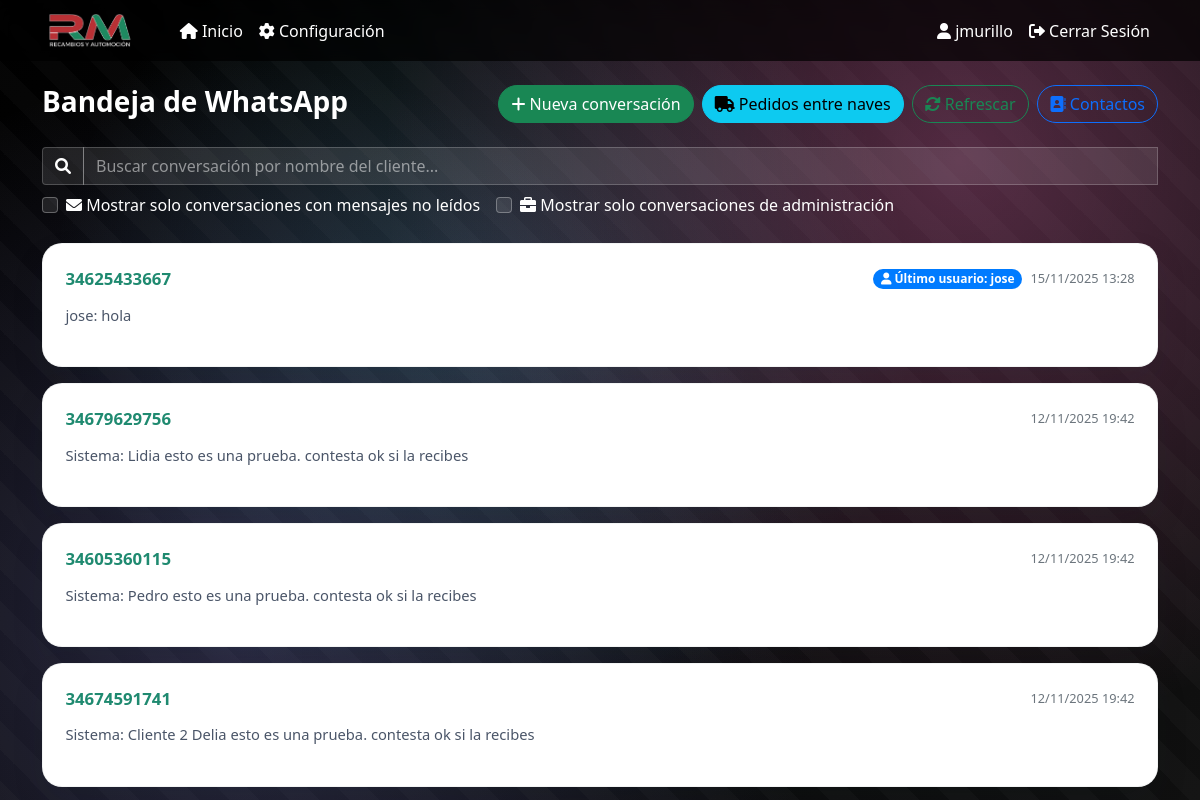
The app's page /whatsapp (signed in) with its own data.
### models.py (models this page shows, shortened)
class Usuario(db.Model, UserMixin):
    __tablename__ = 'usuario'
    id = db.Column(db.Integer, primary_key=True)
    username = db.Column(db.String(80), unique=True, nullable=False, index=True)
    password_hash = db.Column(db.String(255), nullable=False)
    activo = db.Column(db.Boolean, default=True)
    color = db.Column(db.String(7), default='#007bff')  # Color en formato hexadecimal
    created_at = db.Column(db.DateTime, default=datetime.utcnow)

class WhatsAppConversation(db.Model):
    __tablename__ = 'whatsapp_conversation'
    id = db.Column(db.Integer, primary_key=True)
    contact_number = db.Column(db.String(64), nullable=False, index=True)
    contact_name = db.Column(db.String(255))
    created_at = db.Column(db.DateTime, default=datetime.utcnow, nullable=False)
    updated_at = db.Column(db.DateTime, default=datetime.utcnow, onupdate=datetime.utcnow, nullable=False)
    anotaciones = db.Column(db.Text, nullable=True)  # Campo de texto para anotaciones
    tipo = db.Column(db.String(32), nullable=True, index=True)  # Tipo de conversación (ej: 'administracion')
    messages = db.relationship(
        'WhatsAppMessage',
        backref='conversation',
        lazy='dynamic',
        cascade='all, delete-orphan'
    )

class WhatsAppMessage(db.Model):
    __tablename__ = 'whatsapp_message'
    id = db.Column(db.Integer, primary_key=True)
    conversation_id = db.Column(db.Integer, db.ForeignKey('whatsapp_conversation.id'), nullable=False, index=True)
    sender_type = db.Column(db.String(32), nullable=False)  # 'customer' o 'agent'
    message_text = db.Column(db.Text, nullable=False)
    sent_at = db.Column(db.DateTime, default=datetime.utcnow, nullable=False, index=True)
    external_id = db.Column(db.String(128), index=True)
    is_read = db.Column(db.Boolean, default=True, nullable=False, index=True)
    media_type = db.Column(db.String(32))
    media_url = db.Column(db.String(500))
    usuario_id = db.Column(db.Integer, db.ForeignKey('usuario.id'), nullable=True)  # Usuario que envió el mensaje (si es agent)
    usuario = db.relationship('Usuario', backref='whatsapp_messages', lazy=True)

### app.py (the view)
@app.route('/whatsapp')
@login_required
def whatsapp_dashboard():
    last_message_subquery = db.session.query(
        WhatsAppMessage.conversation_id,
        func.max(WhatsAppMessage.sent_at).label('last_sent_at')
    ).group_by(WhatsAppMessage.conversation_id).subquery()
    conversaciones = db.session.query(WhatsAppConversation)\
        .outerjoin(
            last_message_subquery,
            WhatsAppConversation.id == last_message_subquery.c.conversation_id
        )\
        .order_by(
            func.coalesce(last_message_subquery.c.last_sent_at, WhatsAppConversation.updated_at).desc(),
            WhatsAppConversation.id.desc()
        )\
        .all()
    conversation_ids = [c.id for c in conversaciones]
    last_messages_dict = {}
    unread_counts_dict = {}
    last_agent_messages_dict = {}
    if conversation_ids:
        last_msg_subquery = db.session.query(
            WhatsAppMessage.conversation_id,
            func.max(WhatsAppMessage.sent_at).label('max_sent_at'),
            func.max(WhatsAppMessage.id).label('max_id')
        ).filter(
            WhatsAppMessage.conversation_id.in_(conversation_ids)
        ).group_by(WhatsAppMessage.conversation_id).subquery()
        last_msgs = db.session.query(WhatsAppMessage)\
            .join(
                last_msg_subquery,
                and_(
                    WhatsAppMessage.conversation_id == last_msg_subquery.c.conversation_id,
                    WhatsAppMessage.sent_at == last_msg_subquery.c.max_sent_at,
                    WhatsAppMessage.id == last_msg_subquery.c.max_id
                )
            )\
            .all()
        last_messages_dict = {msg.conversation_id: msg for msg in last_msgs}
        unread_results = db.session.query(
            WhatsAppMessage.conversation_id,
            func.count(WhatsAppMessage.id).label('unread')
        ).filter(
            WhatsAppMessage.conversation_id.in_(conversation_ids),
            WhatsAppMessage.sender_type == 'customer',
            WhatsAppMessage.is_read == False
        ).group_by(WhatsAppMessage.conversation_id).all()
        unread_counts_dict = {conv_id: count for conv_id, count in unread_results}
        last_agent_subquery = db.session.query(
            WhatsAppMessage.conversation_id,
            func.max(WhatsAppMessage.sent_at).label('max_sent_at'),
            func.max(WhatsAppMessage.id).label('max_id')
        ).filter(
            WhatsAppMessage.conversation_id.in_(conversation_ids),
            WhatsAppMessage.sender_type == 'agent'
        ).group_by(WhatsAppMessage.conversation_id).subquery()
        last_agents = db.session.query(WhatsAppMessage)\
            .options(joinedload(WhatsAppMessage.usuario))\
            .join(
                last_agent_subquery,
                and_(
                    WhatsAppMessage.conversation_id == last_agent_subquery.c.conversation_id,
                    WhatsAppMessage.sent_at == last_agent_subquery.c.max_sent_at,
                    WhatsAppMessage.id == last_agent_subquery.c.max_id
                )
            )\
            .all()
        last_agent_messages_dict = {msg.conversation_id: msg for msg in last_agents}
    for conv in conversaciones:
        conv._last_message = last_messages_dict.get(conv.id)
        conv._unread_count = unread_counts_dict.get(conv.id, 0)
        conv._last_agent_message = last_agent_messages_dict.get(conv.id)
    return render_template('whatsapp/index.html', conversaciones=conversaciones)

### templates/whatsapp/index.html (shortened to what this page needs)
{% extends "base.html" %}
{% block extra_head %}
<link rel="stylesheet" href="{{ url_for('static', filename='whatsapp.css') }}">
{% endblock %}
{% block content %}
<div class="d-flex justify-content-between align-items-center flex-wrap gap-3 mb-4 header-actions">
    <div>
        <h1 class="h3 mb-1 fw-bold">Bandeja de WhatsApp</h1>
    </div>
    <div class="d-flex gap-2 flex-wrap">
        <a href="{{ url_for('whatsapp_new_conversation') }}" class="btn btn-success">
            <i class="fas fa-plus"></i> Nueva conversación
        </a>
        <a href="{{ url_for('pedidos_entre_naves') }}" class="btn btn-info">
            <i class="fas fa-truck"></i> Pedidos entre naves
        </a>
        <button class="btn btn-outline-success" type="button" id="refresh-conversations">
            <i class="fas fa-sync-alt"></i> Refrescar
        </button>
        <button class="btn btn-outline-primary" type="button" data-bs-toggle="modal" data-bs-target="#contactsModal">
            <i class="fas fa-address-book"></i> Contactos
        </button>
    </div>
</div>
<div class="mb-3">
    <div class="input-group mb-2">
        <span class="input-group-text" style="background: rgba(255, 255, 255, 0.1); border: 1px solid rgba(255, 255, 255, 0.2); color: #fff;">
            <i class="fas fa-search"></i>
        </span>
        <input
            type="search"
            class="form-control"
            id="conversation-search"
            placeholder="Buscar conversación por nombre del cliente..."
            autocomplete="off"
            style="background: rgba(255, 255, 255, 0.1); border: 1px solid rgba(255, 255, 255, 0.2); color: #fff;"
        >
    </div>
    <div class="d-flex flex-wrap gap-3">
        <div class="form-check">
            <input
                class="form-check-input"
                type="checkbox"
                id="filter-unread"
                style="background: rgba(255, 255, 255, 0.1); border: 1px solid rgba(255, 255, 255, 0.3);"
            >
            <label class="form-check-label" for="filter-unread" style="color: #fff; cursor: pointer;">
                <i class="fas fa-envelope"></i> Mostrar solo conversaciones con mensajes no leídos
            </label>
        </div>
        <div class="form-check">
            <input
                class="form-check-input"
                type="checkbox"
                id="filter-administracion"
                style="background: rgba(255, 255, 255, 0.1); border: 1px solid rgba(255, 255, 255, 0.3);"
            >
            <label class="form-check-label" for="filter-administracion" style="color: #fff; cursor: pointer;">
                <i class="fas fa-briefcase"></i> Mostrar solo conversaciones de administración
            </label>
        </div>
    </div>
</div>
<div id="conversation-list-wrapper" class="{% if not conversaciones %}d-none{% endif %}">
    <div id="conversation-list" class="conversation-grid">
        {% for conversation in conversaciones %}
            {% set last = conversation._last_message %}
            {% set unread = conversation._unread_count %}
            <div class="conversation-tile-wrapper position-relative">
                <a class="conversation-tile" href="{{ url_for('whatsapp_conversation_detail', conversation_id=conversation.id) }}">
                    <div class="tile-header d-flex justify-content-between align-items-center">
                        <div class="d-flex align-items-center gap-2 flex-grow-1">
                            <div class="tile-name">{{ conversation.contact_name or conversation.contact_number|chat_display }}</div>
                        </div>
                        <div class="d-flex align-items-center gap-2">
                            {% set last_agent = conversation._last_agent_message %}
                            {% if last_agent and last_agent.usuario %}
                                <span class="badge" style="background-color: {{ last_agent.usuario.color or '#007bff' }}; color: white; font-size: 0.75rem;">
                                    <i class="fas fa-user"></i> Último usuario: {{ last_agent.usuario.username }}
                                </span>
                            {% endif %}
                            <div class="tile-meta">
                                {{ (conversation.updated_at | local_time).strftime("%d/%m/%Y %H:%M") if conversation.updated_at else "" }}
                            </div>
                        </div>
                    </div>
                    <div class="tile-snippet">
                        {% if last %}
                            {% if last.sender_type == 'agent' %}
                                {% if last.usuario %}
                                    {% set prefix = last.usuario.username ~ ':' %}
                                {% else %}
                                    {% set prefix = 'Sistema:' %}
                                {% endif %}
                            {% else %}
                                {% set prefix = (conversation.contact_name or conversation.contact_number|chat_display) ~ ':' %}
                            {% endif %}
                            {% if last.message_text %}
                                {{ prefix }} {{ last.message_text }}
                            {% elif last.media_type %}
                                {{ prefix }} [{{ last.media_type|title }}]
                            {% else %}
                                {{ prefix }} Mensaje
                            {% endif %}
                        {% else %}
                            Sin mensajes todavía
                        {% endif %}
                    </div>
                </a>
            </div>
        {% endfor %}
    </div>
</div>
{% endblock %}

### templates/base.html (shortened to what this page needs)
<!DOCTYPE html>
<html lang="es">
<head>
    <link href="https://cdn.jsdelivr.net/npm/bootstrap@5.1.3/dist/css/bootstrap.min.css" rel="stylesheet">
    <link href="https://cdnjs.cloudflare.com/ajax/libs/font-awesome/6.0.0/css/all.min.css" rel="stylesheet">
    {% block extra_head %}{% endblock %}
</head>
<body>
    <nav class="navbar navbar-expand-lg navbar-dark bg-dark">
        <div class="container">
            <a class="navbar-brand d-flex align-items-center" href="{{ url_for('panel') }}">
                <img src="{{ url_for('static', filename='logo_rm.png') }}" alt="Recambios RM" style="height: 35px; margin-right: 10px;">
            </a>
            <div class="collapse navbar-collapse" id="navbarNav">
                <ul class="navbar-nav me-auto">
                    <li class="nav-item">
                        <a class="nav-link {% if request.endpoint == 'panel' %}active{% endif %}" href="{{ url_for('panel') }}">
                            <i class="fas fa-home"></i> Inicio
                        </a>
                    </li>
                    {% if current_user.is_authenticated and current_user.username == 'jmurillo' %}
                    <li class="nav-item">
                        <a class="nav-link {% if request.endpoint == 'configuracion' %}active{% endif %}" href="{{ url_for('configuracion') }}">
                            <i class="fas fa-cog"></i> Configuración
                        </a>
                    </li>
                    {% endif %}
                </ul>
                <ul class="navbar-nav">
                    {% if current_user.is_authenticated %}
                    <li class="nav-item">
                        <span class="nav-link text-light">
                            <i class="fas fa-user"></i> {{ current_user.username }}
                        </span>
                    </li>
                    <li class="nav-item">
                        <a class="nav-link" href="{{ url_for('logout') }}">
                            <i class="fas fa-sign-out-alt"></i> Cerrar Sesión
                        </a>
                    </li>
                    {% else %}
                    <li class="nav-item">
                        <a class="nav-link" href="{{ url_for('login') }}">
                            <i class="fas fa-sign-in-alt"></i> Iniciar Sesión
                        </a>
                    </li>
                    {% endif %}
                </ul>
            </div>
        </div>
    </nav>
    <div class="container mt-4">
        {% block content %}{% endblock %}
    </div>
</body>
</html>

### records on screen
Usuario: username "jmurillo"
WhatsAppConversation: contact_name+contact_number "34625433667", updated_at "15/11/2025 13:28", prefix "jose:"
Usuario: usuario.username "jose"
WhatsAppMessage: message_text "hola"
WhatsAppConversation: contact_name+contact_number "34679629756", updated_at "12/11/2025 19:42", prefix "Sistema:"
WhatsAppMessage: message_text "Lidia esto es una prueba. contesta ok si la recibes"
WhatsAppConversation: contact_name+contact_number "34605360115", updated_at "12/11/2025 19:42", prefix "Sistema:"
WhatsAppMessage: message_text "Pedro esto es una prueba. contesta ok si la recibes"
WhatsAppConversation: contact_name+contact_number "34674591741", updated_at "12/11/2025 19:42", prefix "Sistema:"
WhatsAppMessage: message_text "Cliente 2 Delia esto es una prueba. contesta ok si la recibes"
